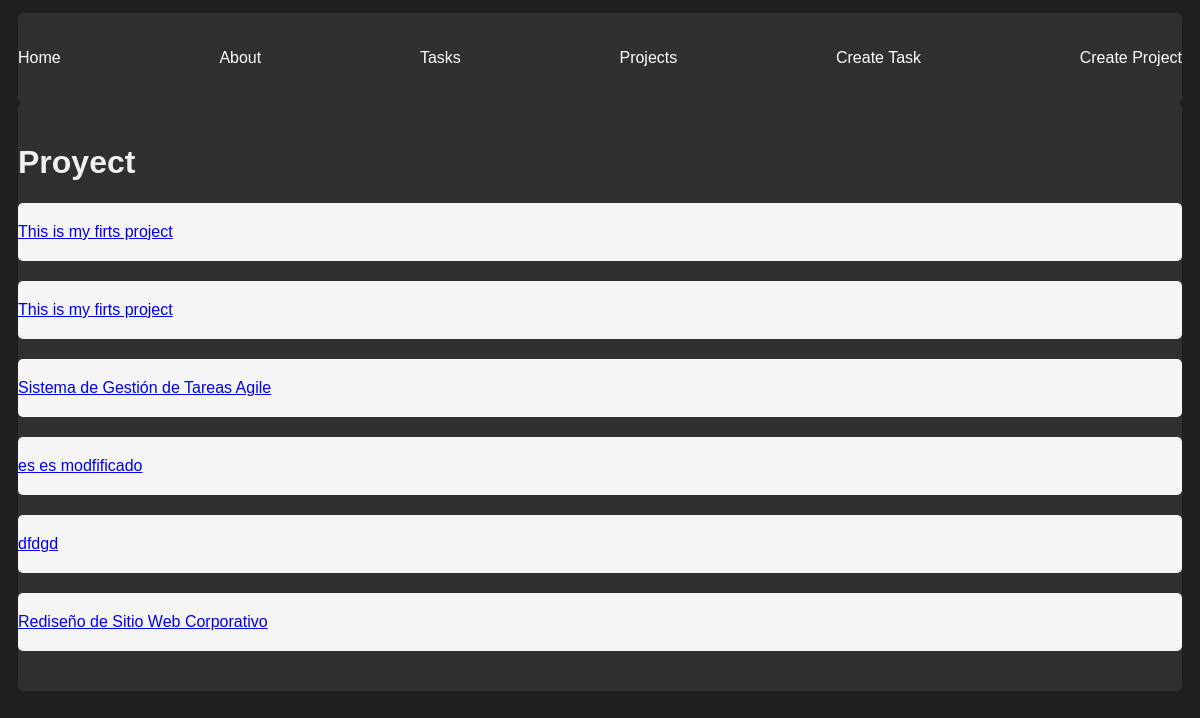
The page /projects/ on the database as committed earlier.
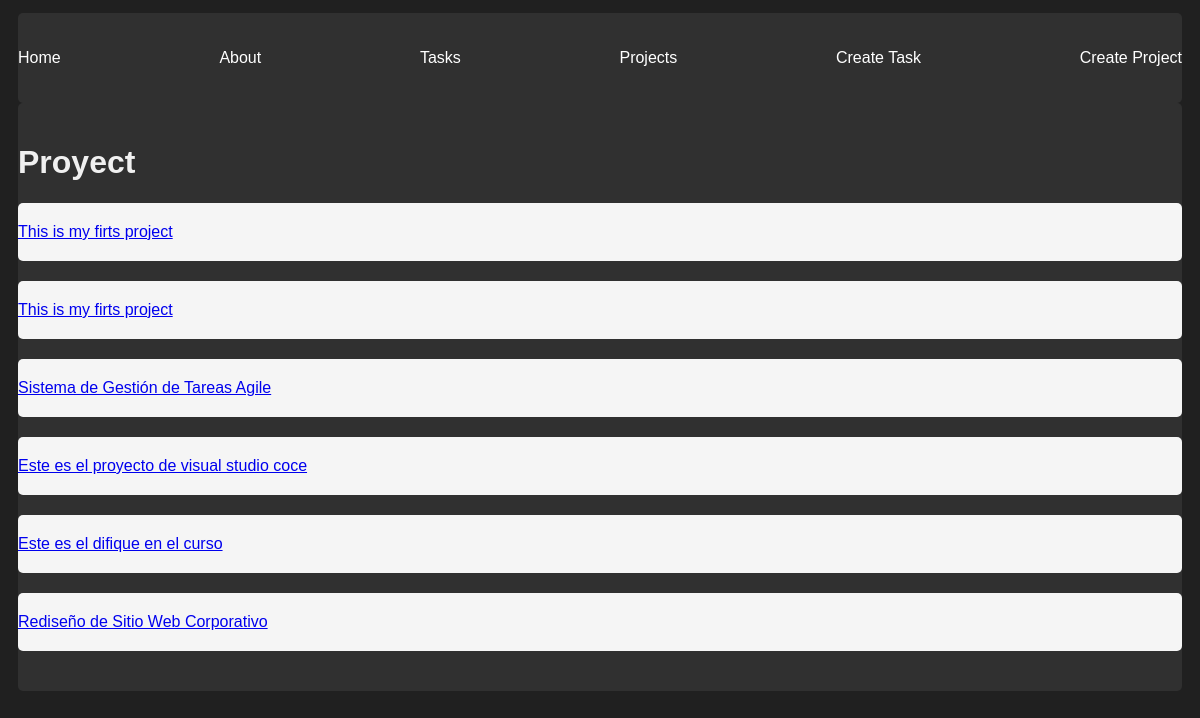
The same page on the database as committed later.
### myapp/models.py (models this page shows, shortened)
class Project(models.Model):
    name = models.CharField(max_length=200)

### myapp/views.py (the view)
# urls.py: path('projects/',views.projects, name="projects"),
def projects(request):
    projects = Project.objects.all()
    return render(request, 'projects/project.html', {'projects':projects})

### myapp/templates/projects/project.html
{% extends 'layouts/base.html' %}
{% block content %}
    <h1>Proyect</h1>
    {% for project in projects %}
    <article class="card mb-3">
        <a href="{% url 'project_detail' project.id %}">
            {{ project.name }}
        </a>
    </article>
    {% endfor %}
{% endblock %}

Rows that differ between the two databases and show on the page:
changed Project: name "es es modfificado" → "Este es el proyecto de visual studio coce"
changed Project: name "dfdgd" → "Este es el difique en el curso"
